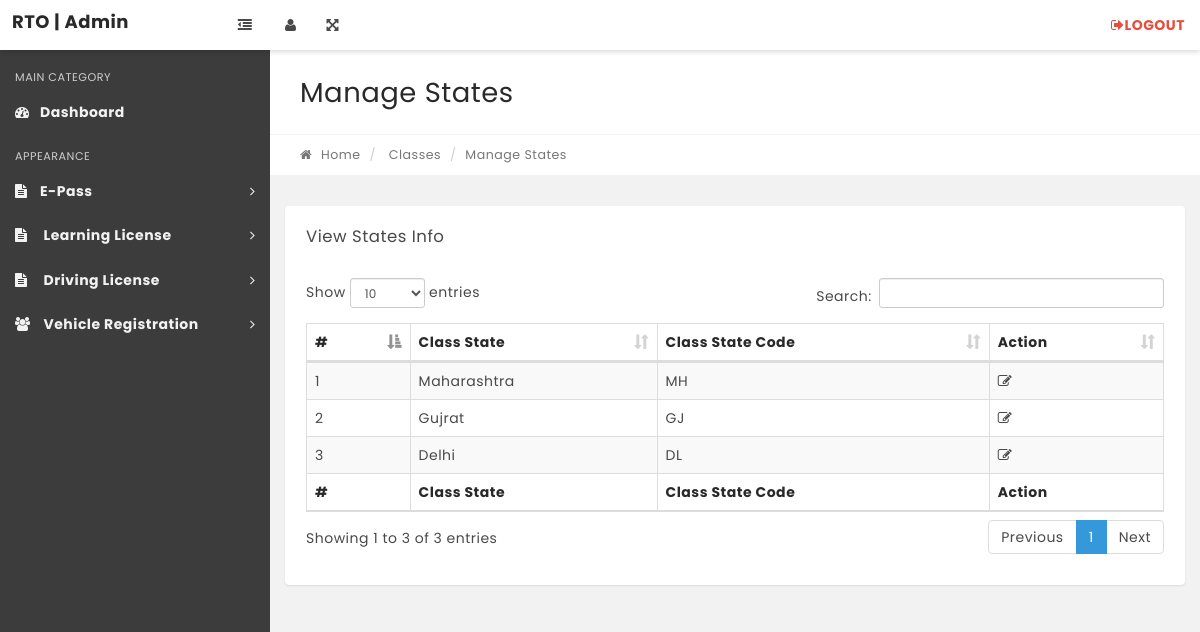
Page /manage-state.php on the committed database.
### tables this page shows
CREATE TABLE `state` (
  `Id` int(11) NOT NULL,
  `StateName` varchar(80) DEFAULT NULL,
  `StateCode` varchar(2) NOT NULL,
  `CreationDate` timestamp NOT NULL DEFAULT current_timestamp(),
  `UpdationDate` timestamp NOT NULL DEFAULT current_timestamp() ON UPDATE current_timestamp()
);

### manage-state.php (the view, shortened to what this page needs)
<?php
include('includes/config.php');
if(strlen($_SESSION['alogin'])=="")
    {
    header("Location: index.php");
    }
    else{
?>
<!DOCTYPE html>
<html lang="en">
    <head>
        <link rel="stylesheet" href="css/bootstrap.min.css" media="screen" >
        <link rel="stylesheet" href="css/font-awesome.min.css" media="screen" >
        <link rel="stylesheet" href="css/animate-css/animate.min.css" media="screen" >
        <link rel="stylesheet" href="css/lobipanel/lobipanel.min.css" media="screen" >
        <link rel="stylesheet" href="css/prism/prism.css" media="screen" >
        <link rel="stylesheet" type="text/css" href="js/DataTables/datatables.min.css"/>
        <link rel="stylesheet" href="css/main.css" media="screen" >
    </head>
    <body class="top-navbar-fixed">
        <div class="main-wrapper">
   <?php include('includes/topbar.php');?>
            <div class="content-wrapper">
                <div class="content-container">
<?php include('includes/leftbar.php');?>
                    <div class="main-page">
                        <div class="container-fluid">
                            <div class="row page-title-div">
                                <div class="col-md-6">
                                    <h2 class="title">Manage States</h2>
                                </div>
                            </div>
                            <div class="row breadcrumb-div">
                                <div class="col-md-6">
                                    <ul class="breadcrumb">
            							<li><a href="dashboard.php"><i class="fa fa-home"></i> Home</a></li>
                                        <li> Classes</li>
            							<li class="active">Manage States</li>
            						</ul>
                                </div>
                            </div>
                        </div>
                        <section class="section">
                            <div class="container-fluid">
                                <div class="row">
                                    <div class="col-md-12">
                                        <div class="panel">
                                            <div class="panel-heading">
                                                <div class="panel-title">
                                                    <h5>View States Info</h5>
                                                </div>
                                            </div>
                                            <div class="panel-body p-20">
                                                <table id="example" class="display table table-striped table-bordered" cellspacing="0" width="100%">
                                                    <thead>
                                                        <tr>
                                                            <th>#</th>
                                                            <th>Class State</th>
                                                            <th>Class State Code</th>
                                                            <th>Action</th>
                                                        </tr>
                                                    </thead>
                                                    <tfoot>
                                                        <tr>
                                                          <th>#</th>
                                                            <th>Class State</th>
                                                            <th>Class State Code</th>
                                                            <th>Action</th>
                                                        </tr>
                                                    </tfoot>
                                                    <tbody>
<?php $sql = "SELECT * from state";
$query = $dbh->prepare($sql);
$query->execute();
$results=$query->fetchAll(PDO::FETCH_OBJ);
$cnt=1;
if($query->rowCount() > 0)
{
foreach($results as $result)
{   ?>
<tr>
<td><?php echo htmlentities($cnt);?></td>
<td><?php echo htmlentities($result->StateName);?></td>
<td><?php echo htmlentities($result->StateCode);?></td>
<td>
<a href="edit_state.php?stateid=<?php echo htmlentities($result->Id);?>"><i class="fa fa-edit" title="Edit Record"></i> </a>
</td>
</tr>
<?php $cnt=$cnt+1;}} ?>
                                                    </tbody>
                                                </table>
                                            </div>
                                        </div>
                                    </div>
                                                </div>
                                            </div>
                                        </div>
                                    </div>
                                </div>
                            </div>
    </body>
</html>
<?php } ?>

### rows in the picture
state: StateName "Maharashtra", StateCode "MH"
state: StateName "Gujrat", StateCode "GJ"
state: StateName "Delhi", StateCode "DL"
